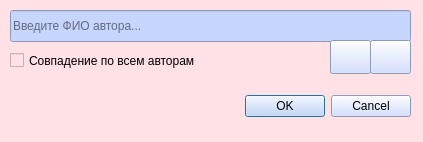
<?xml version="1.0" encoding="UTF-8"?>
<ui version="4.0">
 <class>strListParameterDialog</class>
 <widget class="QDialog" name="strListParameterDialog">
  <property name="geometry">
   <rect>
    <x>0</x>
    <y>0</y>
    <width>423</width>
    <height>142</height>
   </rect>
  </property>
  <property name="windowTitle">
   <string>YourText</string>
  </property>
  <property name="windowIcon">
   <iconset>
    <normaloff>icons/png-transparent-computer-icons-magnifying-glass-magnifier-magnifying-glass-text-interface-magnifier-thumbnail-removebg-preview.png</normaloff>icons/png-transparent-computer-icons-magnifying-glass-magnifier-magnifying-glass-text-interface-magnifier-thumbnail-removebg-preview.png</iconset>
  </property>
  <property name="styleSheet">
   <string notr="true">background-color: rgb(255, 225, 230);</string>
  </property>
  <widget class="QDialogButtonBox" name="buttonBox">
   <property name="geometry">
    <rect>
     <x>230</x>
     <y>90</y>
     <width>181</width>
     <height>32</height>
    </rect>
   </property>
   <property name="cursor">
    <cursorShape>PointingHandCursor</cursorShape>
   </property>
   <property name="styleSheet">
    <string notr="true">background-color: rgb(199, 214, 255);</string>
   </property>
   <property name="orientation">
    <enum>Qt::Horizontal</enum>
   </property>
   <property name="standardButtons">
    <set>QDialogButtonBox::Cancel|QDialogButtonBox::Ok</set>
   </property>
  </widget>
  <widget class="QLineEdit" name="lineEdit">
   <property name="geometry">
    <rect>
     <x>10</x>
     <y>10</y>
     <width>401</width>
     <height>32</height>
    </rect>
   </property>
   <property name="styleSheet">
    <string notr="true">background-color: rgb(199, 214, 255);</string>
   </property>
   <property name="placeholderText">
    <string>Введите ФИО автора...</string>
   </property>
  </widget>
  <widget class="QPushButton" name="addButton">
   <property name="geometry">
    <rect>
     <x>330</x>
     <y>40</y>
     <width>41</width>
     <height>34</height>
    </rect>
   </property>
   <property name="cursor">
    <cursorShape>PointingHandCursor</cursorShape>
   </property>
   <property name="styleSheet">
    <string notr="true">background-color: rgb(199, 214, 255);</string>
   </property>
   <property name="text">
    <string/>
   </property>
   <property name="icon">
    <iconset>
     <normaloff>icons/png-transparent-computer-icons-add-logo-desktop-wallpaper-add-thumbnail-removebg-preview.png</normaloff>icons/png-transparent-computer-icons-add-logo-desktop-wallpaper-add-thumbnail-removebg-preview.png</iconset>
   </property>
  </widget>
  <widget class="QPushButton" name="undoButton">
   <property name="geometry">
    <rect>
     <x>370</x>
     <y>40</y>
     <width>41</width>
     <height>34</height>
    </rect>
   </property>
   <property name="cursor">
    <cursorShape>PointingHandCursor</cursorShape>
   </property>
   <property name="styleSheet">
    <string notr="true">background-color: rgb(199, 214, 255);</string>
   </property>
   <property name="text">
    <string/>
   </property>
   <property name="icon">
    <iconset>
     <normaloff>icons/png-transparent-computer-icons-icon-design-undo-arrow-miscellaneous-angle-triangle-thumbnail-removebg-preview.png</normaloff>icons/png-transparent-computer-icons-icon-design-undo-arrow-miscellaneous-angle-triangle-thumbnail-removebg-preview.png</iconset>
   </property>
  </widget>
  <widget class="QCheckBox" name="completeMatchCheckBox">
   <property name="geometry">
    <rect>
     <x>10</x>
     <y>50</y>
     <width>221</width>
     <height>21</height>
    </rect>
   </property>
   <property name="text">
    <string>Совпадение по всем авторам</string>
   </property>
  </widget>
 </widget>
 <resources/>
 <connections>
  <connection>
   <sender>buttonBox</sender>
   <signal>accepted()</signal>
   <receiver>strListParameterDialog</receiver>
   <slot>accept()</slot>
   <hints>
    <hint type="sourcelabel">
     <x>248</x>
     <y>254</y>
    </hint>
    <hint type="destinationlabel">
     <x>157</x>
     <y>274</y>
    </hint>
   </hints>
  </connection>
  <connection>
   <sender>buttonBox</sender>
   <signal>rejected()</signal>
   <receiver>strListParameterDialog</receiver>
   <slot>reject()</slot>
   <hints>
    <hint type="sourcelabel">
     <x>316</x>
     <y>260</y>
    </hint>
    <hint type="destinationlabel">
     <x>286</x>
     <y>274</y>
    </hint>
   </hints>
  </connection>
 </connections>
</ui>
